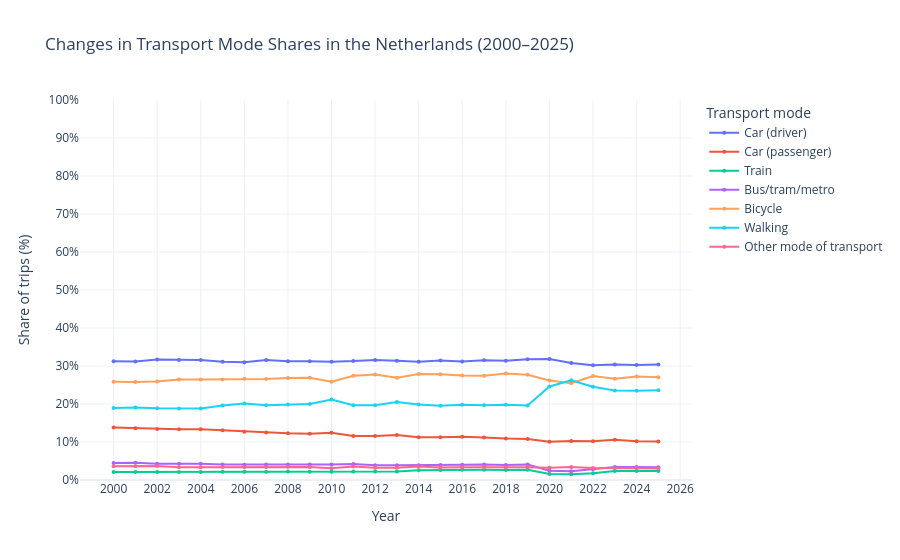

Write notebook code for a chart like this one.
### Code cell
# Create an interactive line chart
fig = go.Figure()

# Select transport mode columns (exclude Year)
transport_modes = [col for col in shares.columns if col != "Year"]

for mode in transport_modes:
    fig.add_trace(
        go.Scatter(
            x=shares["Year"],
            y=shares[mode],
            mode="lines+markers",
            name=mode,
            line=dict(width=2),
            marker=dict(size=4),
            hovertemplate=(
                "Year: %{x}<br>"
                "Transport mode: " + str(mode) + "<br>"
                "Share of trips: %{y:.2f}%"
                "<extra></extra>"
            )
        )
    )

# Configure the chart
fig.update_layout(
    title="Changes in Transport Mode Shares in the Netherlands (2000–2025)",
    xaxis_title="Year",
    yaxis_title="Share of trips (%)",
    template="plotly_white",
    hovermode="closest",
    legend_title="Transport mode"
)

# Set y-axis from 0% to 100%
fig.update_yaxes(
    range=[0, 100],
    dtick=10,
    ticksuffix="%"
)

# Display every second year
fig.update_xaxes(
    tickmode="linear",
    dtick=2
)

fig.show()

### Figure 1 — Plotly figure (JSON) as saved in the notebook; plotly's stock layout.template omitted (floating-point values rounded to 4 significant figures)
{"data": [{"hovertemplate": "Year: %{x}<br>Transport mode: Car (driver)<br>Share of trips: %{y:.2f}%<extra></extra>", "line": {"width": 2}, "marker": {"size": 4}, "mode": "lines+markers", "name": "Car (driver)", "type": "scatter", "x": [2000, 2001, 2002, 2003, 2004, 2005, 2006, 2007, 2008, 2009, 2010, 2011, 2012, 2013, 2014, 2015, 2016, 2017, 2018, 2019, 2020, 2021, 2022, 2023, 2024, 2025], "y": [31.23, 31.21, 31.71, 31.61, 31.61, 31.15, 30.96, 31.56, 31.23, 31.25, 31.15, 31.29, 31.61, 31.41, 31.09, 31.46, 31.21, 31.53, 31.35, 31.76, 31.85, 30.8, 30.18, 30.38, 30.27, 30.41]}, {"hovertemplate": "Year: %{x}<br>Transport mode: Car (passenger)<br>Share of trips: %{y:.2f}%<extra></extra>", "line": {"width": 2}, "marker": {"size": 4}, "mode": "lines+markers", "name": "Car (passenger)", "type": "scatter", "x": [2000, 2001, 2002, 2003, 2004, 2005, 2006, 2007, 2008, 2009, 2010, 2011, 2012, 2013, 2014, 2015, 2016, 2017, 2018, 2019, 2020, 2021, 2022, 2023, 2024, 2025], "y": [13.81, 13.64, 13.41, 13.37, 13.37, 13.08, 12.69, 12.5, 12.3, 12.19, 12.46, 11.61, 11.61, 11.86, 11.22, 11.26, 11.41, 11.19, 10.89, 10.81, 10.08, 10.27, 10.18, 10.58, 10.2, 10.14]}, {"hovertemplate": "Year: %{x}<br>Transport mode: Train<br>Share of trips: %{y:.2f}%<extra></extra>", "line": {"width": 2}, "marker": {"size": 4}, "mode": "lines+markers", "name": "Train", "type": "scatter", "x": [2000, 2001, 2002, 2003, 2004, 2005, 2006, 2007, 2008, 2009, 2010, 2011, 2012, 2013, 2014, 2015, 2016, 2017, 2018, 2019, 2020, 2021, 2022, 2023, 2024, 2025], "y": [2.1, 2.12, 2.13, 2.13, 2.13, 2.18, 2.17, 2.19, 2.21, 2.19, 2.18, 2.26, 2.26, 2.24, 2.56, 2.65, 2.68, 2.71, 2.64, 2.7, 1.61, 1.52, 1.75, 2.39, 2.38, 2.36]}, {"hovertemplate": "Year: %{x}<br>Transport mode: Bus/tram/metro<br>Share of trips: %{y:.2f}%<extra></extra>", "line": {"width": 2}, "marker": {"size": 4}, "mode": "lines+markers", "name": "Bus/tram/metro", "type": "scatter", "x": [2000, 2001, 2002, 2003, 2004, 2005, 2006, 2007, 2008, 2009, 2010, 2011, 2012, 2013, 2014, 2015, 2016, 2017, 2018, 2019, 2020, 2021, 2022, 2023, 2024, 2025], "y": [4.5, 4.55, 4.27, 4.26, 4.26, 4.05, 4.02, 4.06, 4.1, 4.06, 4.05, 4.19, 3.87, 3.85, 3.85, 3.97, 4.03, 4.07, 3.96, 4.05, 2.42, 2.28, 2.81, 3.41, 3.4, 3.38]}, {"hovertemplate": "Year: %{x}<br>Transport mode: Bicycle<br>Share of trips: %{y:.2f}%<extra></extra>", "line": {"width": 2}, "marker": {"size": 4}, "mode": "lines+markers", "name": "Bicycle", "type": "scatter", "x": [2000, 2001, 2002, 2003, 2004, 2005, 2006, 2007, 2008, 2009, 2010, 2011, 2012, 2013, 2014, 2015, 2016, 2017, 2018, 2019, 2020, 2021, 2022, 2023, 2024, 2025], "y": [25.83, 25.76, 25.91, 26.44, 26.44, 26.48, 26.63, 26.56, 26.81, 26.88, 25.86, 27.42, 27.74, 26.92, 27.88, 27.81, 27.52, 27.46, 28.05, 27.7, 26.21, 25.48, 27.37, 26.62, 27.21, 27.03]}, {"hovertemplate": "Year: %{x}<br>Transport mode: Walking<br>Share of trips: %{y:.2f}%<extra></extra>", "line": {"width": 2}, "marker": {"size": 4}, "mode": "lines+markers", "name": "Walking", "type": "scatter", "x": [2000, 2001, 2002, 2003, 2004, 2005, 2006, 2007, 2008, 2009, 2010, 2011, 2012, 2013, 2014, 2015, 2016, 2017, 2018, 2019, 2020, 2021, 2022, 2023, 2024, 2025], "y": [18.92, 19.09, 18.9, 18.84, 18.84, 19.63, 20.12, 19.69, 19.87, 20.0, 21.18, 19.68, 19.68, 20.51, 19.87, 19.54, 19.8, 19.66, 19.8, 19.59, 24.6, 26.24, 24.56, 23.55, 23.47, 23.65]}, {"hovertemplate": "Year: %{x}<br>Transport mode: Other mode of transport<br>Share of trips: %{y:.2f}%<extra></extra>", "line": {"width": 2}, "marker": {"size": 4}, "mode": "lines+markers", "name": "Other mode of transport", "type": "scatter", "x": [2000, 2001, 2002, 2003, 2004, 2005, 2006, 2007, 2008, 2009, 2010, 2011, 2012, 2013, 2014, 2015, 2016, 2017, 2018, 2019, 2020, 2021, 2022, 2023, 2024, 2025], "y": [3.6, 3.64, 3.66, 3.34, 3.34, 3.43, 3.41, 3.44, 3.47, 3.44, 3.12, 3.55, 3.23, 3.21, 3.53, 3.31, 3.36, 3.39, 3.3, 3.38, 3.23, 3.42, 3.16, 3.07, 3.06, 3.04]}], "layout": {"hovermode": "closest", "legend": {"title": {"text": "Transport mode"}}, "title": {"text": "Changes in Transport Mode Shares in the Netherlands (2000–2025)"}, "xaxis": {"dtick": 2, "tickmode": "linear", "title": {"text": "Year"}}, "yaxis": {"dtick": 10, "range": [0, 100], "ticksuffix": "%", "title": {"text": "Share of trips (%)"}}}}
